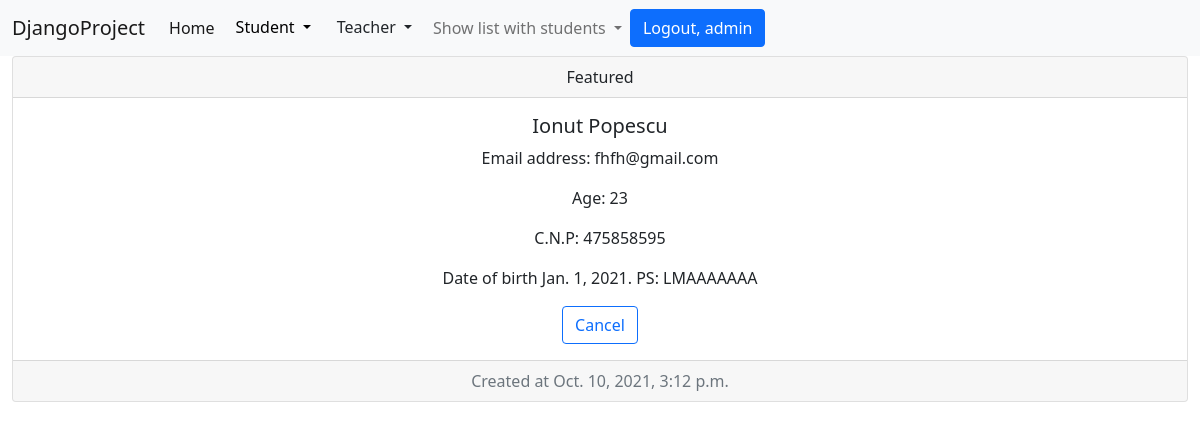
The app's page /detail_student/41/ (signed in) with its own data.
### student/models.py (models this page shows)
class Student(models.Model):
    first_name = models.CharField(max_length=30)
    last_name = models.CharField(max_length=30)
    age = models.IntegerField()
    cnp = models.IntegerField()
    date_of_birth = models.DateField()
    email = models.EmailField()
    active = models.BooleanField(default=1)
    created_at = models.DateTimeField(auto_now_add=True)
    updated_at = models.DateTimeField(auto_now=True)

### student/views.py (the view)
# urls.py: path('detail_student/<int:pk>/', views.StudentDetailView.as_view(), name='detail-student'),
class StudentDetailView(LoginRequiredMixin,PermissionRequiredMixin, DetailView):
    template_name = 'student/detail_student.html'
    model = Student
    permission_required = 'student.detail_student'

### djangoProject/context_processors.py (called while the page is built)
def get_all_students(request):
    all_students = Student.objects.all()
    return {'allstudents': all_students}

### templates/student/detail_student.html (shortened to what this page needs)
{% extends 'base.html' %}
{% block content %}
<div class="card text-center">
  <div class="card-header">
    Featured
  </div>
  <div class="card-body">
    <h5 class="card-title">{{ student.first_name }} {{ student.last_name }}</h5>
    <p class="card-text">Email address: {{ student.email }}</p>
    <p class="card-text">Age: {{ student.age }}</p>
    <p class="card-text">C.N.P: {{ student.cnp }}</p>
    <p class="card-text">Date of birth {{ student.date_of_birth }}. PS: LMAAAAAAA</p>
    <a href="{% url 'list-of-students' %}" class="btn btn-outline-primary">Cancel</a>
  </div>
  <div class="card-footer text-muted">
    Created at {{ student.created_at }}
  </div>
</div>
{% endblock %}

### templates/base.html (shortened to what this page needs)
<!DOCTYPE html>
<html lang="en">
<head>
    <link href="https://cdn.jsdelivr.net/npm/bootstrap@5.1.1/dist/css/bootstrap.min.css" rel="stylesheet">
</head>
<body>
<nav class="navbar navbar-expand-lg navbar-light bg-light">
    <div class="container-fluid">
        <a class="navbar-brand" href="#">DjangoProject</a>
        <div class="collapse navbar-collapse" id="navbarNav">
            <ul class="navbar-nav">
                <li class="nav-item">
                    <a class="nav-link active" aria-current="page" href="{% url 'home' %} ">Home</a>
                </li>
                {% if request.user.is_authenticated %}
                    <div class="dropdown">
                        <button class="btn btn-light dropdown-toggle" type="button" id="dropdownMenu2"
                                data-bs-toggle="dropdown" aria-expanded="false">
                            Student
                        </button>
                    </div>
                    <div class="dropdown">
                        <button class="btn btn dropdown-toggle" type="button" id="dropdownMenu2"
                                data-bs-toggle="dropdown" aria-expanded="false">
                            Teacher
                        </button>
                    </div>
                    <div class="collapse navbar-collapse" id="navbarNavDarkDropdown">
                        <ul class="navbar-nav">
                            <li class="nav-item dropdown">
                                <a class="nav-link dropdown-toggle" href="#" id="navbarDarkDropdownMenuLink"
                                   role="button" data-bs-toggle="dropdown" aria-expanded="false">
                                    Show list with students
                                </a>
                            </li>
                        </ul>
                    </div>
                {% endif %}
            </ul>
            {% if request.user.is_authenticated %}
                <a class="btn btn-primary" href="{% url 'logout' %}">Logout, {{ request.user.username }}</a>
            {% else %}
                <a class="btn btn-success" href="{% url 'create-new-user' %}">Sign up</a>
                <a class="btn btn-warning" href="{% url 'login' %}">Login</a>
            {% endif %}
        </div>
    </div>
</nav>
<div class="container-fluid">
    {% block content %}
    {% endblock %}
</div>
</body>
</html>

### records on screen
Student: first_name "Ionut", last_name "Popescu", email "fhfh@gmail.com", age "23", cnp "475858595", date_of_birth "Jan. 1, 2021", created_at "Oct. 10, 2021, 3:12 p.m."

### other values on screen
{{ request.user.username }} "admin"
